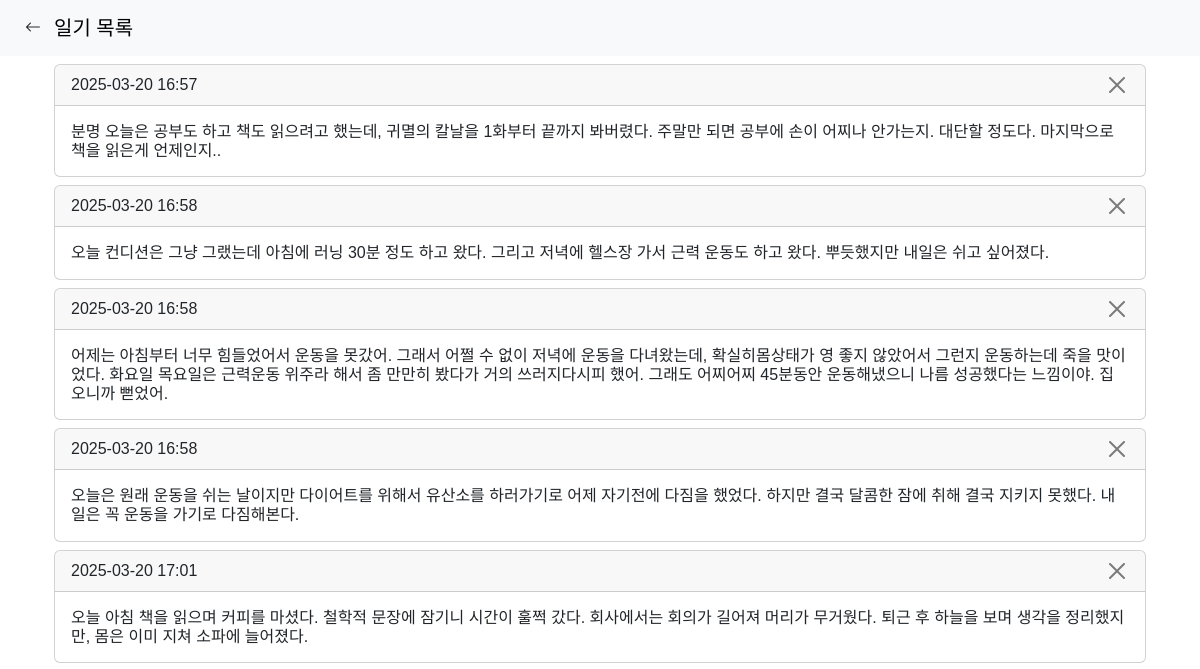
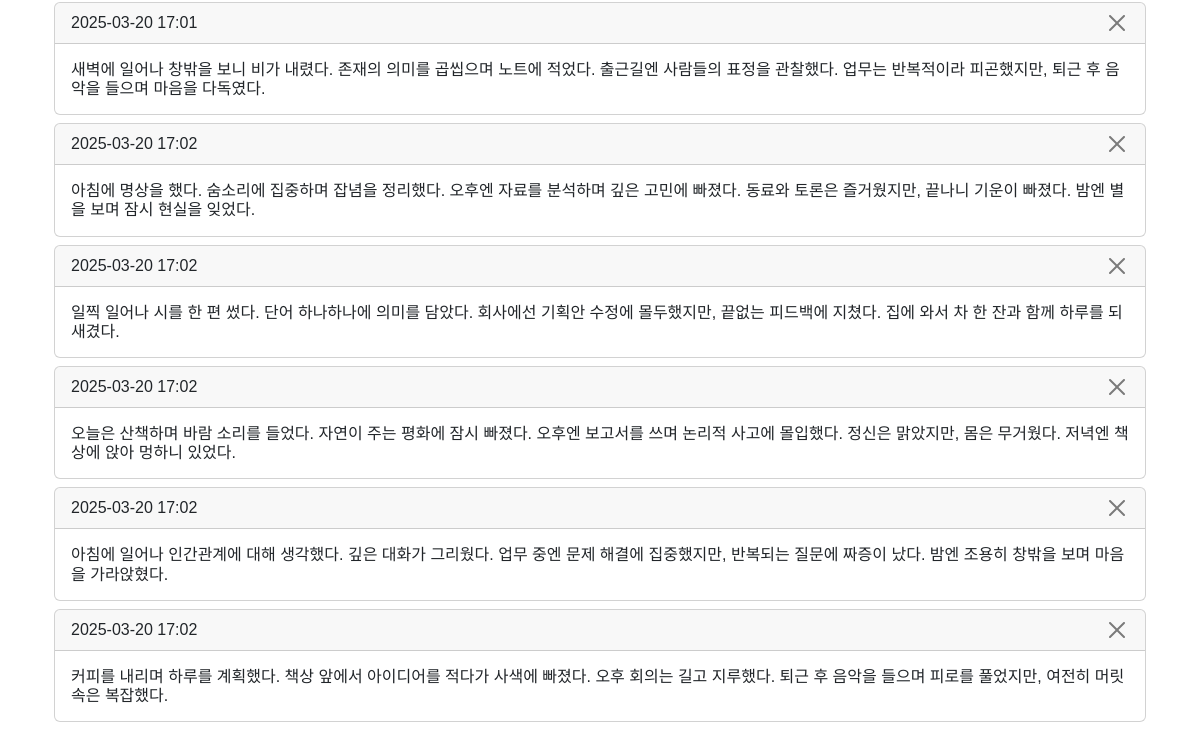
The app's page /browse, older data (2 pictures, top to bottom).
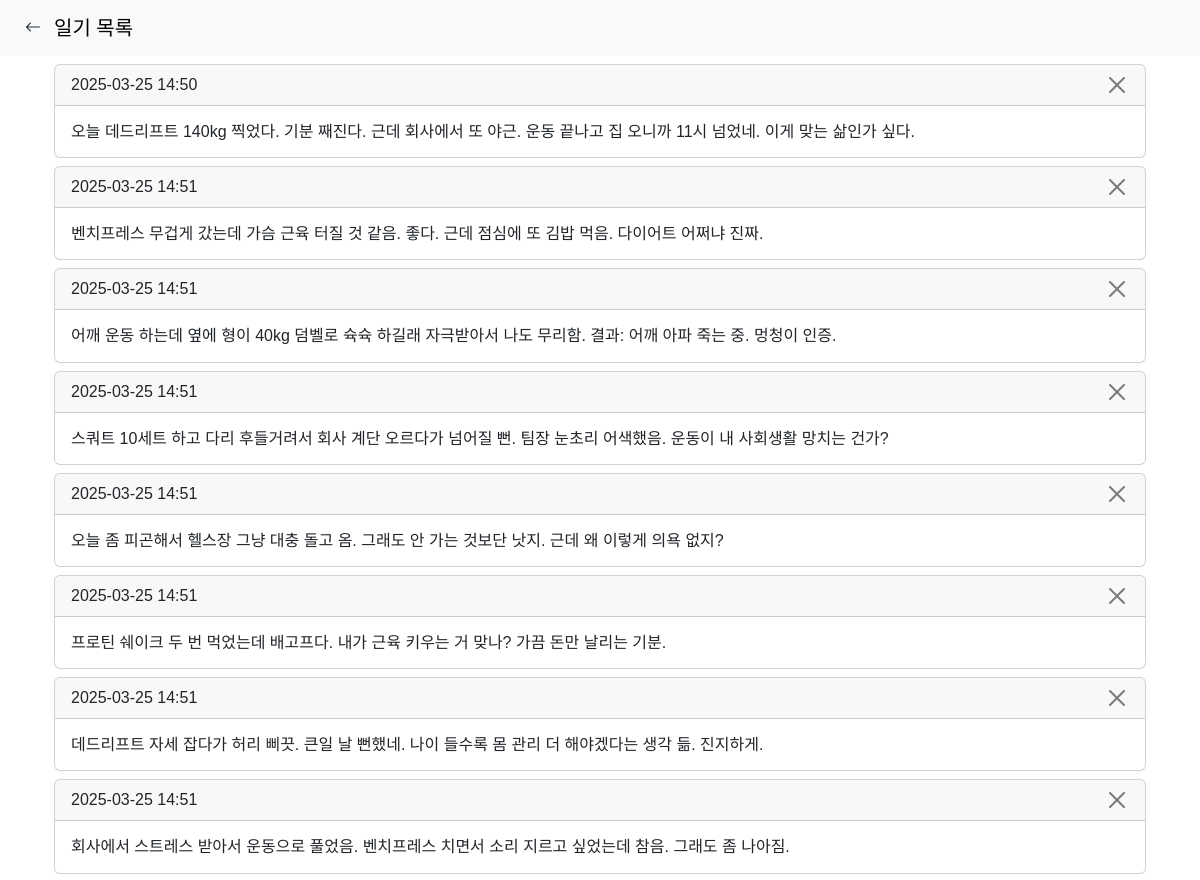
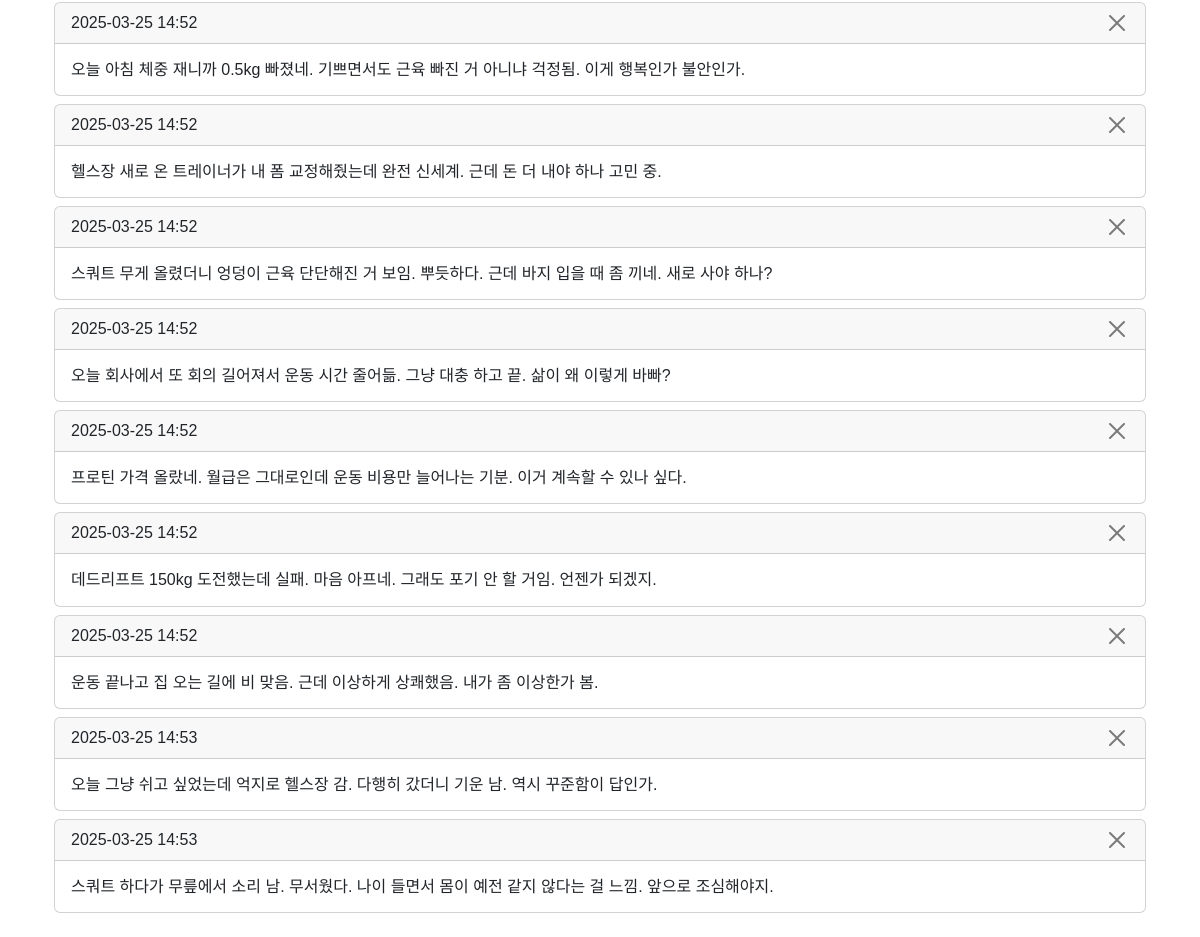
The same page, newer data (2 pictures, top to bottom).
### tables this page shows
CREATE TABLE logs 
              (id INTEGER PRIMARY KEY AUTOINCREMENT,
              user_id INTEGER, 
              user_input TEXT, 
              encouragement TEXT, 
              advice TEXT, 
              physical INTEGER, 
              knowledge INTEGER, 
              mental INTEGER,
              v_index INTEGER,
              timestamp TEXT);

### app.py (the view)
@app.route('/browse', methods=['GET'])
def browse():
    logs = db.get_logs(user_id)
    return render_template('browse.html', logs=logs)

### db.py (called while the page is built)
def get_logs(user_id):
    conn = sqlite3.connect('database.db')
    c = conn.cursor()
    c.execute('''
        SELECT id, user_input, encouragement, advice, physical, knowledge, mental, timestamp
        FROM logs
        WHERE user_id = ?;
    ''', (int(user_id),))
    result = c.fetchall()
    conn.close()
    return [row for row in result]

### templates/browse.html (shortened to what this page needs)
<!DOCTYPE html>
<html lang="en">
<head>
    <link href="{{url_for('static', filename = 'vendor/bootstrap/css/bootstrap.min.css')}}" rel="stylesheet">
    <link href="{{url_for('static', filename = 'vendor/bootstrap-icons/bootstrap-icons.css')}}" rel="stylesheet">
</head>
<body style="font-family: 'Malgun Gothic', Arial, sans-serif;">
    <nav class="navbar navbar-expand-lg navbar-light bg-light fixed-top">
        <div class="container-fluid">
            <div class="d-flex align-items-center">
                <button class="btn" onclick="location.href='/'">
                    <i class="bi bi-arrow-left"></i>
                </button>
                <a class="navbar-brand" href="#">일기 목록</a>
            </div>
        </div>
    </nav>
    <div class="container p-3 p-md-6" style="margin-top: 40px">
        {% for log in logs %}
        <div class="card m-2" id="log-card">
            <div class="card-header">
                <div class="d-flex justify-content-between">
                    <div class="">{{log[7][:10]}} {{log[7][11:16]}}</div>
                    <button class="btn btn-close btn-group-sm" data-bs-toggle="modal" data-bs-target="#cardModal" data-id="{{log[0]}}" onclick=take_over_id(this)></button>
                </div>
            </div>
            <div class="card-body">
                <h6 class="card-text mx-auto">{{log[1]}}</h6>
            </div>
        </div>
        {% endfor %}
    </div>
</body>
</html>

Row changes from the older to the newer data that the page shows:
removed logs: timestamp "2025-03-20", timestamp "16:57", user_input "분명 오늘은 공부도 하고 책도 읽으려고 했는데, 귀멸의 칼날을 1화부터 끝까지 봐버렸다. 주말만 되면 공부에 손이 어찌나 안가는지. 대단할 정도다. 마지막으로 책을 읽은게 언제인지.."
removed logs: timestamp "2025-03-20", timestamp "16:58", user_input "오늘 컨디션은 그냥 그랬는데 아침에 러닝 30분 정도 하고 왔다. 그리고 저녁에 헬스장 가서 근력 운동도 하고 왔다. 뿌듯했지만 내일은 쉬고 싶어졌다."
removed logs: timestamp "2025-03-20", timestamp "16:58", user_input "오늘은 원래 운동을 쉬는 날이지만 다이어트를 위해서 유산소를 하러가기로 어제 자기전에 다짐을 했었다. 하지만 결국 달콤한 잠에 취해 결국 지키지 못했다. 내일은 꼭 운동을 가기로 다짐해본다."
removed logs: timestamp "2025-03-20", timestamp "17:01", user_input "오늘 아침 책을 읽으며 커피를 마셨다. 철학적 문장에 잠기니 시간이 훌쩍 갔다. 회사에서는 회의가 길어져 머리가 무거웠다. 퇴근 후 하늘을 보며 생각을 정리했지만, 몸은 이미 지쳐 소파에 늘어졌다."
removed logs: timestamp "2025-03-20", timestamp "17:01", user_input "새벽에 일어나 창밖을 보니 비가 내렸다. 존재의 의미를 곱씹으며 노트에 적었다. 출근길엔 사람들의 표정을 관찰했다. 업무는 반복적이라 피곤했지만, 퇴근 후 음악을 들으며 마음을 다독였다."
removed logs: timestamp "2025-03-20", timestamp "17:02", user_input "아침에 명상을 했다. 숨소리에 집중하며 잡념을 정리했다. 오후엔 자료를 분석하며 깊은 고민에 빠졌다. 동료와 토론은 즐거웠지만, 끝나니 기운이 빠졌다. 밤엔 별을 보며 잠시 현실을 잊었다."
removed logs: timestamp "2025-03-20", timestamp "17:02", user_input "오늘은 산책하며 바람 소리를 들었다. 자연이 주는 평화에 잠시 빠졌다. 오후엔 보고서를 쓰며 논리적 사고에 몰입했다. 정신은 맑았지만, 몸은 무거웠다. 저녁엔 책상에 앉아 멍하니 있었다."
removed logs: timestamp "2025-03-20", timestamp "17:02", user_input "아침에 일어나 인간관계에 대해 생각했다. 깊은 대화가 그리웠다. 업무 중엔 문제 해결에 집중했지만, 반복되는 질문에 짜증이 났다. 밤엔 조용히 창밖을 보며 마음을 가라앉혔다."
removed logs: timestamp "2025-03-20", timestamp "17:02", user_input "커피를 내리며 하루를 계획했다. 책상 앞에서 아이디어를 적다가 사색에 빠졌다. 오후 회의는 길고 지루했다. 퇴근 후 음악을 들으며 피로를 풀었지만, 여전히 머릿속은 복잡했다."
added logs: timestamp "2025-03-25", timestamp "14:50", user_input "오늘 데드리프트 140kg 찍었다. 기분 째진다. 근데 회사에서 또 야근. 운동 끝나고 집 오니까 11시 넘었네. 이게 맞는 삶인가 싶다."
added logs: timestamp "2025-03-25", timestamp "14:51", user_input "벤치프레스 무겁게 갔는데 가슴 근육 터질 것 같음. 좋다. 근데 점심에 또 김밥 먹음. 다이어트 어쩌냐 진짜."
changed logs: timestamp "2025-03-20" → "2025-03-25"; timestamp "16:58" → "14:51"; user_input "어제는 아침부터 너무 힘들었어서 운동을 못갔어. 그래서 어쩔 수 없이 저녁에 운동을 다녀왔는데, 확실히몸상태가 영 좋지 않았어서 그런지 운동하는데 죽을 맛이었다. 화요일 목요일은 근력운동 위주라 해서 좀 만만히 봤다가 거의 쓰러지다시피 했어. 그래도 어찌어찌 45분동안 운동해냈으니 나름 성공했다는 느낌이야. 집 오니까 뻗었어." → "어깨 운동 하는데 옆에 형이 40kg 덤벨로 슉슉 하길래 자극받아서 나도 무리함. 결과: 어깨 아파 죽는 중. 멍청이 인증."
added logs: timestamp "2025-03-25", timestamp "14:51", user_input "스쿼트 10세트 하고 다리 후들거려서 회사 계단 오르다가 넘어질 뻔. 팀장 눈초리 어색했음. 운동이 내 사회생활 망치는 건가?"
added logs: timestamp "2025-03-25", timestamp "14:51", user_input "오늘 좀 피곤해서 헬스장 그냥 대충 돌고 옴. 그래도 안 가는 것보단 낫지. 근데 왜 이렇게 의욕 없지?"
added logs: timestamp "2025-03-25", timestamp "14:51", user_input "프로틴 쉐이크 두 번 먹었는데 배고프다. 내가 근육 키우는 거 맞나? 가끔 돈만 날리는 기분."
added logs: timestamp "2025-03-25", timestamp "14:51", user_input "데드리프트 자세 잡다가 허리 삐끗. 큰일 날 뻔했네. 나이 들수록 몸 관리 더 해야겠다는 생각 듦. 진지하게."
changed logs: timestamp "2025-03-20" → "2025-03-25"; timestamp "17:02" → "14:51"; user_input "일찍 일어나 시를 한 편 썼다. 단어 하나하나에 의미를 담았다. 회사에선 기획안 수정에 몰두했지만, 끝없는 피드백에 지쳤다. 집에 와서 차 한 잔과 함께 하루를 되새겼다." → "회사에서 스트레스 받아서 운동으로 풀었음. 벤치프레스 치면서 소리 지르고 싶었는데 참음. 그래도 좀 나아짐."
added logs: timestamp "2025-03-25", timestamp "14:52", user_input "오늘 아침 체중 재니까 0.5kg 빠졌네. 기쁘면서도 근육 빠진 거 아니냐 걱정됨. 이게 행복인가 불안인가."
added logs: timestamp "2025-03-25", timestamp "14:52", user_input "헬스장 새로 온 트레이너가 내 폼 교정해줬는데 완전 신세계. 근데 돈 더 내야 하나 고민 중."
added logs: timestamp "2025-03-25", timestamp "14:52", user_input "스쿼트 무게 올렸더니 엉덩이 근육 단단해진 거 보임. 뿌듯하다. 근데 바지 입을 때 좀 끼네. 새로 사야 하나?"
added logs: timestamp "2025-03-25", timestamp "14:52", user_input "오늘 회사에서 또 회의 길어져서 운동 시간 줄어듦. 그냥 대충 하고 끝. 삶이 왜 이렇게 바빠?"
added logs: timestamp "2025-03-25", timestamp "14:52", user_input "프로틴 가격 올랐네. 월급은 그대로인데 운동 비용만 늘어나는 기분. 이거 계속할 수 있나 싶다."
added logs: timestamp "2025-03-25", timestamp "14:52", user_input "데드리프트 150kg 도전했는데 실패. 마음 아프네. 그래도 포기 안 할 거임. 언젠가 되겠지."
added logs: timestamp "2025-03-25", timestamp "14:52", user_input "운동 끝나고 집 오는 길에 비 맞음. 근데 이상하게 상쾌했음. 내가 좀 이상한가 봄."
added logs: timestamp "2025-03-25", timestamp "14:53", user_input "오늘 그냥 쉬고 싶었는데 억지로 헬스장 감. 다행히 갔더니 기운 남. 역시 꾸준함이 답인가."
added logs: timestamp "2025-03-25", timestamp "14:53", user_input "스쿼트 하다가 무릎에서 소리 남. 무서웠다. 나이 들면서 몸이 예전 같지 않다는 걸 느낌. 앞으로 조심해야지."
